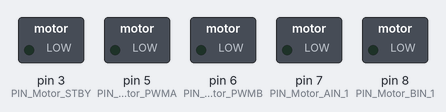
The sketch below on a simulated Arduino Uno, built with avr-gcc and run on an emulated ATmega328P. Parts: switched loads named in the sketch (green lamp = pin HIGH).

Above: at 0.1 s.
At 5.3 s:
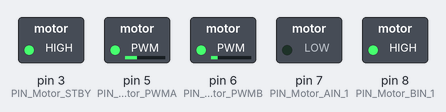
At 7.6 s:
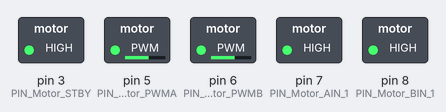
At 10.8 s:
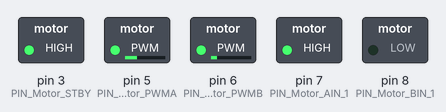
At 15.1 s:
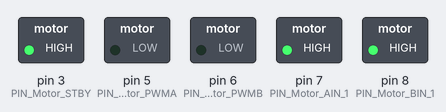
Timing chart, 0 to 16.6 s (numbered marks = the images above):
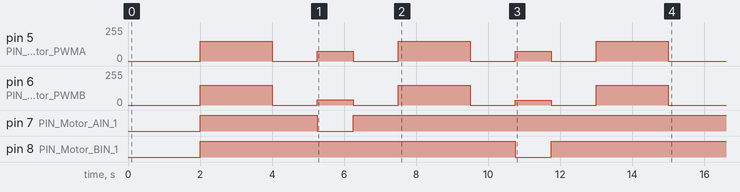

The sketch:

Task2.ino
```cpp
#include <avr/wdt.h>
#include "DeviceDriverSet_xxx0.h"
#include "ApplicationFunctionSet_xxx0.cpp"

DeviceDriverSet_Motor AppMotor;
Application_xxx Application_SmartRobotCarxxx0;

void setup() {
  AppMotor.DeviceDriverSet_Motor_Init();
  delay(2000);
  for (Application_SmartRobotCarxxx0.Motion_Control = 0; Application_SmartRobotCarxxx0.Motion_Control < 13; Application_SmartRobotCarxxx0.Motion_Control = Application_SmartRobotCarxxx0.Motion_Control + 1)
  {
    ApplicationFunctionSet_SmartRobotCarMotionControl(Application_SmartRobotCarxxx0.Motion_Control /*direction*/, 75 /*speed*/);
    delay(1000);
  }
}

void loop() {

}
```

ApplicationFunctionSet_xxx0.cpp
```cpp
#include "DeviceDriverSet_xxx0.h"

extern DeviceDriverSet_Motor AppMotor;

enum SmartRobotCarMotionControl
{
    F1,           // Forward 1
    F2,           // Forward 2
    S1,           // Stop 1
    R1,           // Right 1
    S2,           // Stop 2
    F3,           // Forward 3
    F4,           // Forward 4
    S3,           // Stop 3
    L1,           // Left 1
    S4,           // Stop 4
    F5,           // Forward 5
    F6,           // Forward 6
    stop_it       // Stop command
};

struct Application_xxx
{
    SmartRobotCarMotionControl Motion_Control;
};

extern Application_xxx Application_SmartRobotCarxxx0;

static void ApplicationFunctionSet_SmartRobotCarMotionControl(SmartRobotCarMotionControl direction, uint8_t is_speed)
{
    static uint8_t directionRecord = 0;
    uint8_t Kp, UpperLimit;
    uint8_t speed = is_speed;

    switch (direction)
    {
    case F1:
    case F2:
        AppMotor.DeviceDriverSet_Motor_control(direction_just, speed * 2,
                                               direction_just, speed * 2, control_enable);
        break;

    case S1:
    case S2:
    case S3:
    case S4:
        AppMotor.DeviceDriverSet_Motor_control(direction_just, 0,
                                               direction_just, 0, control_enable);
        _delay_ms(250);
        break;

    case R1:
        AppMotor.DeviceDriverSet_Motor_control(direction_back, speed,
                                               direction_just, speed * 0.55, control_enable);
        break;

    case F3:
    case F4:
    case F5:
    case F6:
        AppMotor.DeviceDriverSet_Motor_control(direction_just, speed * 2,
                                               direction_just, speed * 2, control_enable);
        break;

    case L1:
        AppMotor.DeviceDriverSet_Motor_control(direction_just, speed,
                                               direction_back, speed * 0.50, control_enable);
        break;

    case stop_it:
        AppMotor.DeviceDriverSet_Motor_control(direction_void, 0,
                                               direction_void, 0, control_enable);
        break;

    default:
        break;
    }
}
```

DeviceDriverSet_xxx0.cpp
```cpp
#include "DeviceDriverSet_xxx0.h"

/*Motor control*/
void DeviceDriverSet_Motor::DeviceDriverSet_Motor_Init(void)
{
  pinMode(PIN_Motor_PWMA, OUTPUT);
  pinMode(PIN_Motor_PWMB, OUTPUT);
  pinMode(PIN_Motor_AIN_1, OUTPUT);
  pinMode(PIN_Motor_BIN_1, OUTPUT);
  pinMode(PIN_Motor_STBY, OUTPUT);
}


void DeviceDriverSet_Motor::DeviceDriverSet_Motor_control(boolean direction_A, uint8_t speed_A, //A组电机参数
                                                          boolean direction_B, uint8_t speed_B, //B组电机参数
                                                          boolean controlED                     //AB使能允许 true
                                                          )                                     //电机控制
{

  if (controlED == control_enable) //使能允许？
  {
    digitalWrite(PIN_Motor_STBY, HIGH);
    { //A...Right

      switch (direction_A) //方向控制
      {
      case direction_just:
        digitalWrite(PIN_Motor_AIN_1, HIGH);
        analogWrite(PIN_Motor_PWMA, speed_A);
        break;
      case direction_back:

        digitalWrite(PIN_Motor_AIN_1, LOW);
        analogWrite(PIN_Motor_PWMA, speed_A);
        break;
      case direction_void:
        analogWrite(PIN_Motor_PWMA, 0);
        digitalWrite(PIN_Motor_STBY, LOW);
        break;
      default:
        analogWrite(PIN_Motor_PWMA, 0);
        digitalWrite(PIN_Motor_STBY, LOW);
        break;
      }
    }

    { //B...Left
      switch (direction_B)
      {
      case direction_just:
        digitalWrite(PIN_Motor_BIN_1, HIGH);

        analogWrite(PIN_Motor_PWMB, speed_B);
        break;
      case direction_back:
        digitalWrite(PIN_Motor_BIN_1, LOW);
        analogWrite(PIN_Motor_PWMB, speed_B);
        break;
      case direction_void:
        analogWrite(PIN_Motor_PWMB, 0);
        digitalWrite(PIN_Motor_STBY, LOW);
        break;
      default:
        analogWrite(PIN_Motor_PWMB, 0);
        digitalWrite(PIN_Motor_STBY, LOW);
        break;
      }
    }
  }
  else
  {
    digitalWrite(PIN_Motor_STBY, LOW);
    return;
  }
}
```

DeviceDriverSet_xxx0.h
```cpp
#ifndef _DeviceDriverSet_xxx0_H_
#define _DeviceDriverSet_xxx0_H_

#include <arduino.h>

/*Motor*/
class DeviceDriverSet_Motor
{
public:
  void DeviceDriverSet_Motor_Init(void);
#if _Test_DeviceDriverSet
  void DeviceDriverSet_Motor_Test(void);
#endif
  void DeviceDriverSet_Motor_control(boolean direction_A, uint8_t speed_A, //A组电机参数
                                     boolean direction_B, uint8_t speed_B, //B组电机参数
                                     boolean controlED                     //AB使能允许 true
  );                                                                       //电机控制
private:

#define PIN_Motor_PWMA 5
#define PIN_Motor_PWMB 6
#define PIN_Motor_BIN_1 8
#define PIN_Motor_AIN_1 7
#define PIN_Motor_STBY 3

public:
#define speed_Max 255
#define direction_just true
#define direction_back false
#define direction_void 3

#define Duration_enable true
#define Duration_disable false
#define control_enable true
#define control_disable false
};

#endif
```
